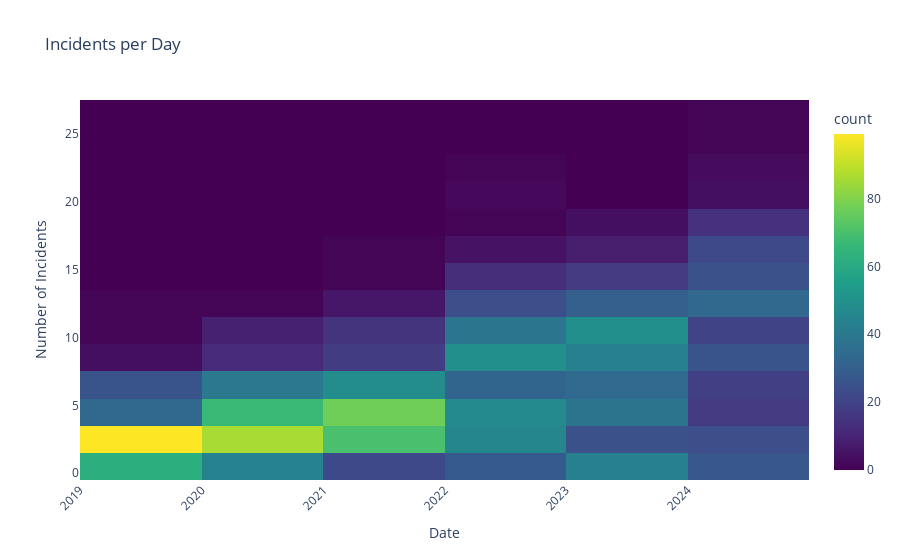

Here is the notebook cell this chart was saved with:
### Code cell
# Step 1: Import data
Danger = pd.read_csv('dangerous_comments.csv')

# Step 2: Ensure 'time' column is in datetime format
Danger['time'] = pd.to_datetime(Danger['time'])

# Step 3: Create a new DataFrame with incident counts per day
incident_counts = Danger['time'].dt.date.value_counts().reset_index()
incident_counts.columns = ['Date', 'Count']

# Step 4: Create a calendar heatmap using Plotly
fig = px.density_heatmap(incident_counts, 
                         x='Date', 
                         y='Count', 
                         title='Incidents per Day',
                         labels={'Count': 'Number of Incidents', 'Date': 'Date'},
                         color_continuous_scale='Viridis')

# Update layout for better aesthetics
fig.update_layout(xaxis_title='Date', 
                  yaxis_title='Number of Incidents',
                  xaxis=dict(tickangle=-45),
                  yaxis=dict(showgrid=False))

# Show the plot
fig.show()

### Figure 1 — Plotly figure (JSON) as saved in the notebook; plotly's stock layout.template omitted (floating-point values rounded to 4 significant figures; data arrays with more than 128 entries replaced by an {"elided": "..."} marker saying what was removed)
{"data": [{"coloraxis": "coloraxis", "hovertemplate": "Date=%{x}<br>Number of Incidents=%{y}<br>count=%{z}<extra></extra>", "name": "", "type": "histogram2d", "x": {"elided": "1557 str values"}, "xaxis": "x", "xbingroup": "x", "y": {"elided": "1557 int values"}, "yaxis": "y", "ybingroup": "y"}], "layout": {"coloraxis": {"colorbar": {"title": {"text": "count"}}, "colorscale": [[0, "#440154"], [0.1111, "#482878"], [0.2222, "#3e4989"], [0.3333, "#31688e"], [0.4444, "#26828e"], [0.5556, "#1f9e89"], [0.6667, "#35b779"], [0.7778, "#6ece58"], [0.8889, "#b5de2b"], [1, "#fde725"]]}, "legend": {"tracegroupgap": 0}, "title": {"text": "Incidents per Day"}, "xaxis": {"anchor": "y", "domain": [0, 1], "tickangle": -45, "title": {"text": "Date"}}, "yaxis": {"anchor": "x", "domain": [0, 1], "showgrid": false, "title": {"text": "Number of Incidents"}}}}
